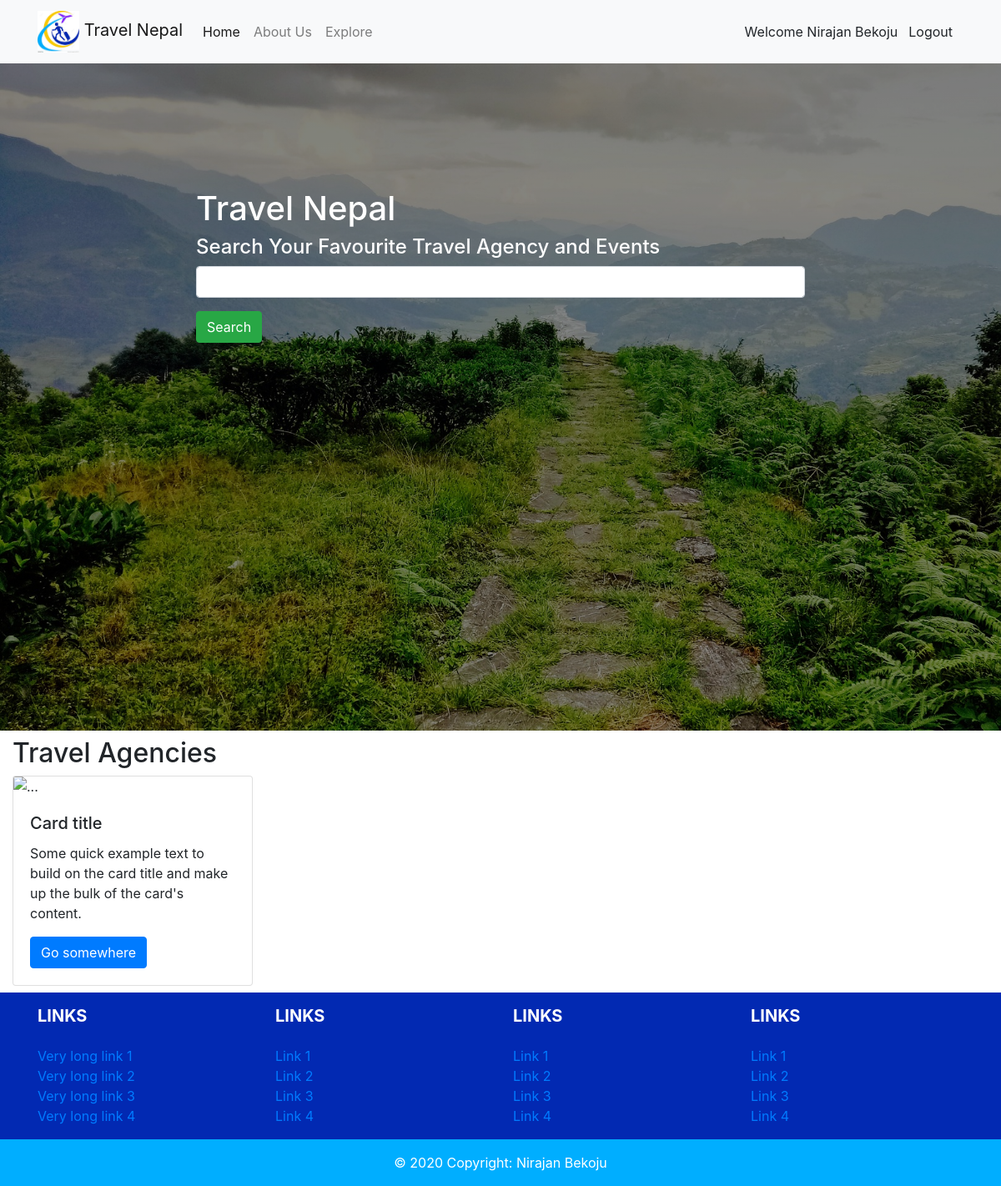
Before: / (signed in) with the older database file.
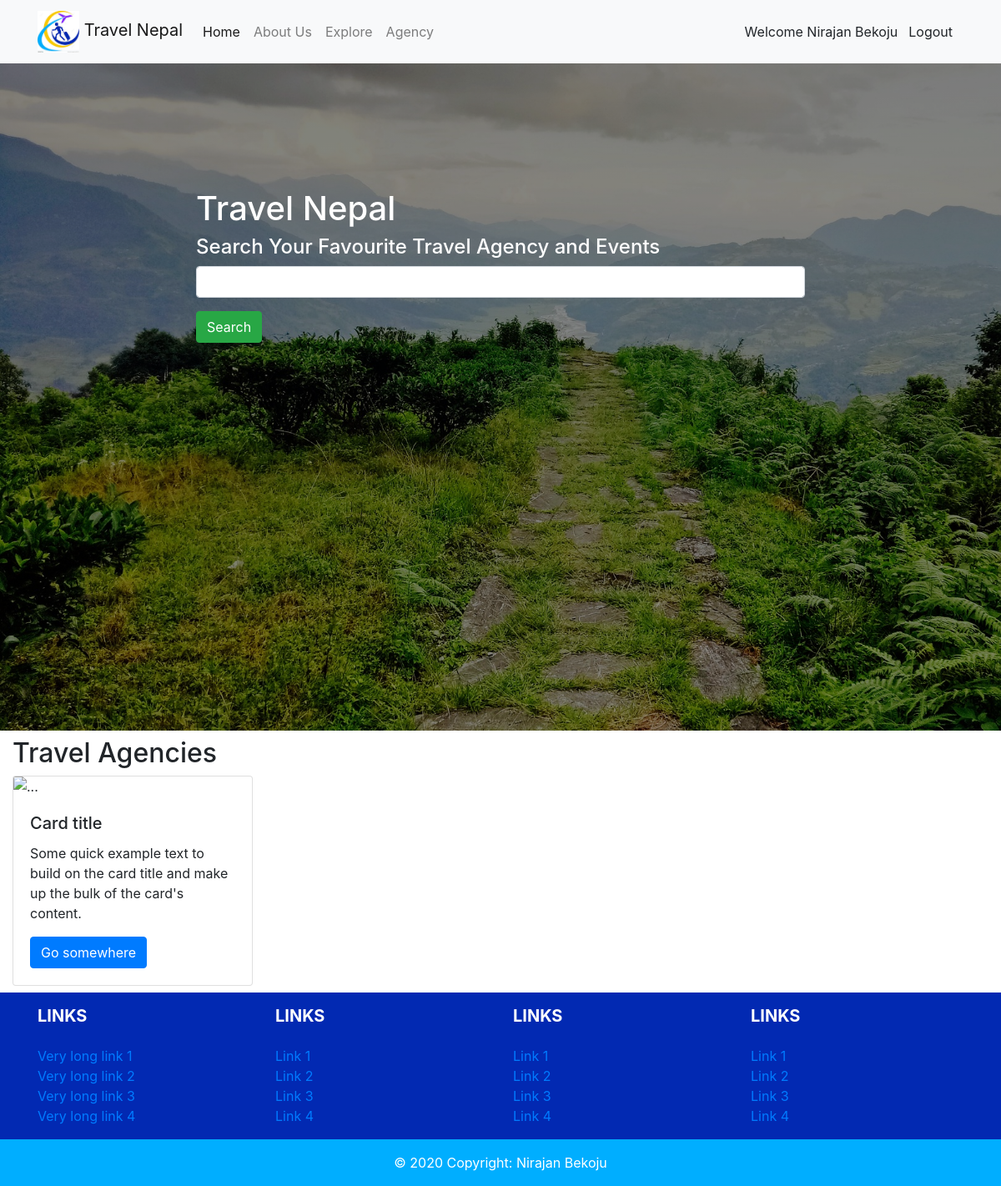
After: the same page with the newer database file.
### accounts/models.py (models this page shows, shortened)
class Account(AbstractBaseUser):
    first_name = models.CharField(max_length=30)
    last_name = models.CharField(max_length=30)
    email = models.EmailField(verbose_name="email", max_length=60, unique=True)
    username = models.CharField(max_length=30, unique=True)
    date_joined = models.DateTimeField(verbose_name="date joined", auto_now_add=True)
    last_login = models.DateTimeField(verbose_name="date joined", auto_now=True)
    is_admin = models.BooleanField(default=False)
    is_staff = models.BooleanField(default=False)
    is_active = models.BooleanField(default=True)
    is_superuser = models.BooleanField(default=False)
    is_agency = models.BooleanField(default=False)
    USERNAME_FIELD = 'email'
    REQUIRED_FIELDS = ['username', 'first_name', 'last_name']
    objects = MyAccountManager()

### pages/views.py (the view)
# urls.py: path('', views.index, name="index"),
def index(request):
    return render(request, "pages/index.html")

### templates/pages/index.html (shortened to what this page needs)
{% extends 'base.html' %} {% load static %} {% block content %}
<section>
  <div class="banner" id="banner">
    <div class="container">
      <div class="row">
        <div class="offset-2 col-md-8" style="margin-top: 150px;">
          <h1>Travel Nepal</h1>
          <h4>Search Your Favourite Travel Agency and Events</h4>
          <form action="">
            <div class="form-group">
              <input type="text" class="form-control" name="search" />
            </div>
            <button type="submit" class="btn btn-success">Search</button>
          </form>
        </div>
      </div>
    </div>
  </div>
</section>
<section>
  <div class="container-fluid my-2">
    <div class="row">
      <div class="col-md-12">
        <h2>Travel Agencies</h2>
      </div>
    </div>
    <div class="row">
      <div id="carouselExampleControls" class="carousel slide" data-ride="carousel">
        <div class="carousel-inner">
          <div class="carousel-item active">
            <div class="col-md-3">
              <div class="card" style="width: 18rem;">
                <img src="..." class="card-img-top" alt="...">
                <div class="card-body">
                  <h5 class="card-title">Card title</h5>
                  <p class="card-text">Some quick example text to build on the card title and make up the bulk of the card's content.</p>
                  <a href="#" class="btn btn-primary">Go somewhere</a>
                </div>
              </div>
            </div>
          </div>
        </div>
        <a class="carousel-control-prev" href="#carouselExampleControls" role="button" data-slide="prev">
          <span class="carousel-control-prev-icon" aria-hidden="true"></span>
        </a>
        <a class="carousel-control-next" href="#carouselExampleControls" role="button" data-slide="next">
          <span class="carousel-control-next-icon" aria-hidden="true"></span>
        </a>
      </div>
    </div>
  </div>
</section>
{% endblock %}

### templates/base.html (shortened to what this page needs)
{% load static %}
<!DOCTYPE html>
<html lang="en">
  <head>
    <link rel="stylesheet" href="{% static 'css/bootstrap.min.css' %}" />
    <link rel="stylesheet" href="{% static 'css/style.css' %}" />
  </head>
  <body>
    {% include 'partials/navbar.html' %}
    {% block content %} {% endblock %}
    {% include 'partials/footer.html' %}
  </body>
</html>

### templates/partials/navbar.html (shortened to what this page needs)
{% load static %}
<section>
  <nav class="navbar navbar-expand-lg navbar-light bg-light">
    <div class="container">
      <a class="navbar-brand" href="/">
        <img
          src="{% static 'images/logo.jpeg' %}"
          alt=""
          width="50"
          height="50"
        />
        Travel Nepal
      </a>
      <div class="collapse navbar-collapse" id="navbarSupportedContent">
        <ul class="navbar-nav mr-auto">
          <li class="nav-item active">
            <a class="nav-link" href="/">Home</a>
          </li>
          <li class="nav-item">
            <a class="nav-link" href="#">About Us</a>
          </li>
          <li class="nav-item">
            <a class="nav-link" href="#">Explore</a>
          </li>
          {% if user.is_authenticated %}
            {% if user.is_agency %}
            <li class="nav-item">
              <a class="nav-link" href="{% url 'agency_dashboard' %}">Agency</a>
            </li>
            {% endif %}
          {% endif %}
        </ul>
        {% if user.is_authenticated %}
        <span>Welcome {{ user.first_name }} {{ user.last_name }}</span>
        <a href="javascript:{document.getElementById('logout').submit()}" class="btn btn-default">Logout</a>
        {% endif %}
      </div>
    </div>
  </nav>
</section>

### templates/partials/footer.html (shortened to what this page needs)
<footer class="page-footer font-small indigo text-white">
  <div
    class="container-fluid text-center text-md-left footer-content"
    style="background-color: #0229b2;"
  >
    <div class="container">
      <div class="row">
        <div class="col-md-3 mx-auto">
          <h5 class="font-weight-bold text-uppercase mt-3 mb-4">Links</h5>
          <ul class="list-unstyled">
            <li>
              <a href="#!">Very long link 1</a>
            </li>
            <li>
              <a href="#!">Very long link 2</a>
            </li>
            <li>
              <a href="#!">Very long link 3</a>
            </li>
            <li>
              <a href="#!">Very long link 4</a>
            </li>
          </ul>
        </div>
        <div class="col-md-3 mx-auto">
          <h5 class="font-weight-bold text-uppercase mt-3 mb-4">Links</h5>
          <ul class="list-unstyled">
            <li>
              <a href="#!">Link 1</a>
            </li>
            <li>
              <a href="#!">Link 2</a>
            </li>
            <li>
              <a href="#!">Link 3</a>
            </li>
            <li>
              <a href="#!">Link 4</a>
            </li>
          </ul>
        </div>
        <div class="col-md-3 mx-auto">
          <h5 class="font-weight-bold text-uppercase mt-3 mb-4">Links</h5>
          <ul class="list-unstyled">
            <li>
              <a href="#!">Link 1</a>
            </li>
            <li>
              <a href="#!">Link 2</a>
            </li>
            <li>
              <a href="#!">Link 3</a>
            </li>
            <li>
              <a href="#!">Link 4</a>
            </li>
          </ul>
        </div>
        <div class="col-md-3 mx-auto">
          <h5 class="font-weight-bold text-uppercase mt-3 mb-4">Links</h5>
          <ul class="list-unstyled">
            <li>
              <a href="#!">Link 1</a>
            </li>
            <li>
              <a href="#!">Link 2</a>
            </li>
            <li>
              <a href="#!">Link 3</a>
            </li>
            <li>
              <a href="#!">Link 4</a>
            </li>
          </ul>
        </div>
      </div>
    </div>
  </div>
  <div
    class="footer-copyright text-center py-3"
    style="background-color: #00aeff;"
  >
    © 2020 Copyright:
    <span>Nirajan Bekoju</span>
  </div>
</footer>

### static/css/style.css (style rules this page uses)
#banner { background: linear-gradient(rgba(0, 0, 0, 0.5), rgba(0, 0, 0, 0.4) ),url('/static/images/banner.jpg'); background-size: cover; max-width: 100%; height: 100vh; color: white; }

Changed rows visible on the page:
changed Account "Nirajan": is_agency False → True (drawn)
Other visible differences:
text now shown: "Agency"
